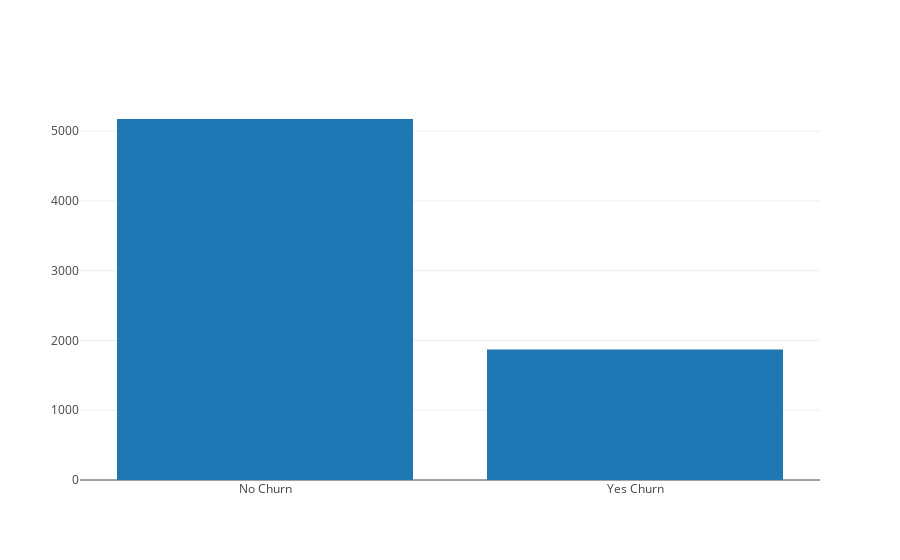

Notebook source saved alongside this figure:
### Code cell
data = [go.Bar(
            x=['No Churn','Yes Churn'],
            y=[no,yes]
    )]
iplot(data, filename='basic-bar')

### Figure 1 — Plotly figure (JSON) as saved in the notebook; plotly's stock layout.template omitted (floating-point values rounded to 4 significant figures)
{"data": [{"type": "bar", "uid": "edde6c88-a693-4f84-8d89-b9aa707f14ec", "x": ["No Churn", "Yes Churn"], "y": [5174, 1869]}], "layout": {}}
